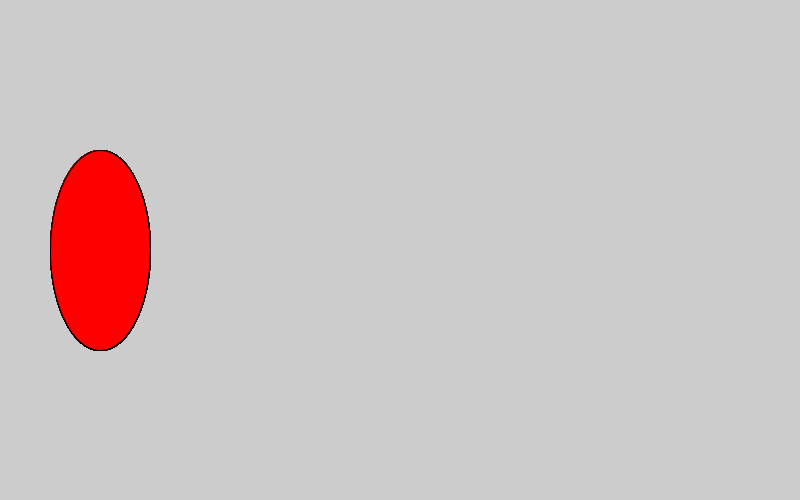
Frame 1 (no input)
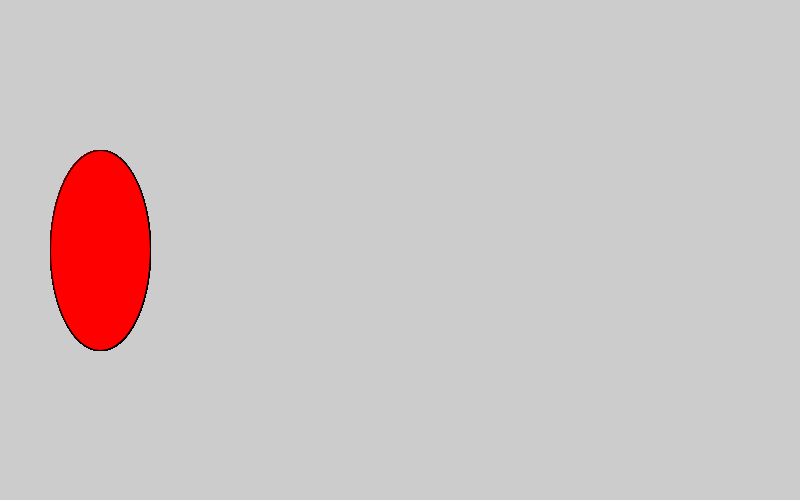
Frame 60 (the mouse pressed at the canvas centre just before this capture)
Frame 120 (the mouse held since frame 60 and released just before this capture): identical to frame 60, image omitted

The Processing sketch that drew these frames (run headless with seeded random() and noise(); from frame 60 on, the mouse is pressed at the canvas centre):

// Processing sketch: fail_c
// ── fail_c.pde
int bull=3;
void setup() {
  size(800,500);
}

void draw() {
  
  for(int i=0;i<100;i++){
    
  if(bull%2==0){
    
    fill(255,0,0);
  ellipse(100,250,100,200);
  bull=bull+3;
  } else {
    fill(0,0,0);
    ellipse(100,250,100,200);
    bull=bull+3;
  }
  }} 
